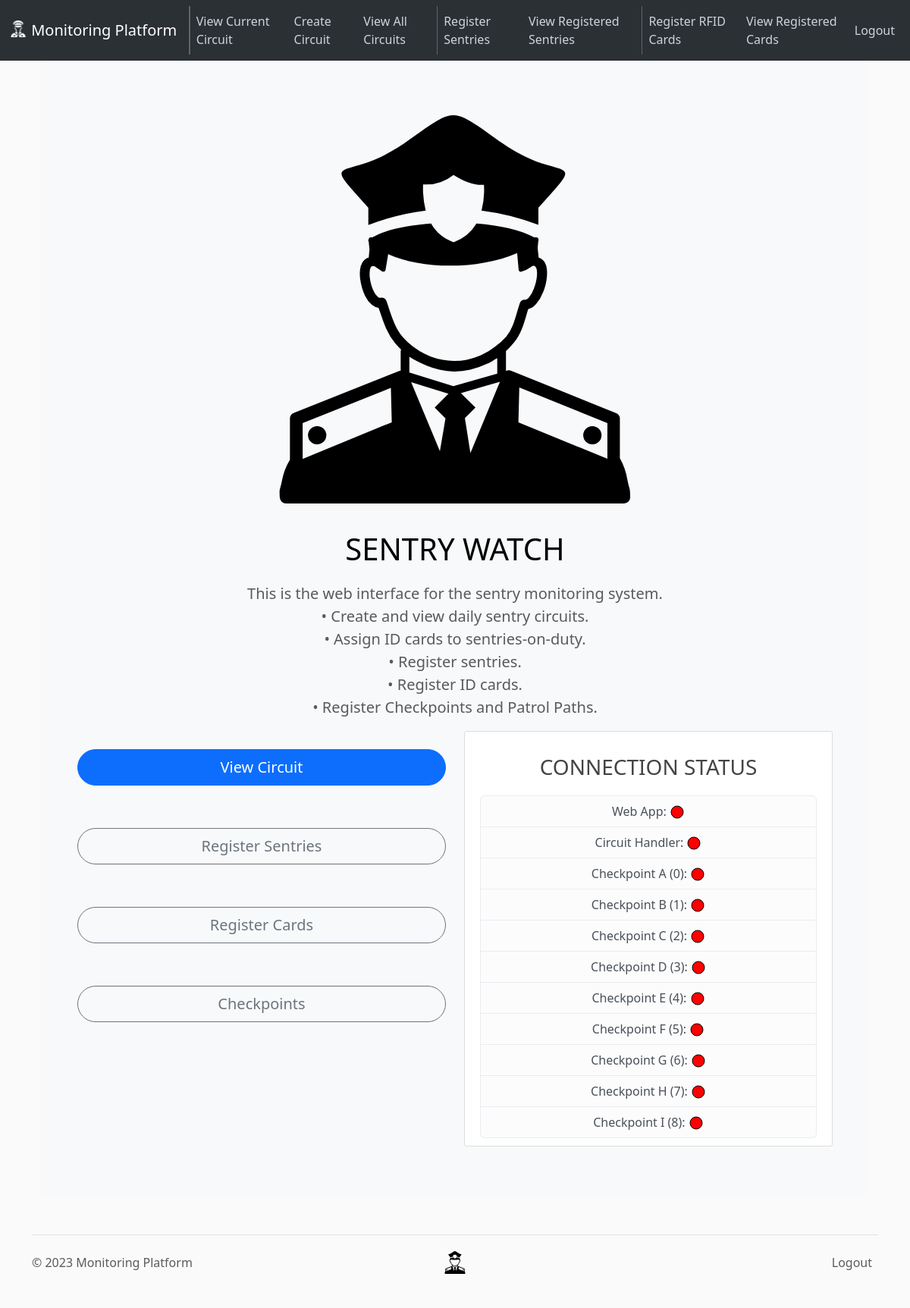
Screenshot of /home (signed in) with the database file from the repository.
### app/models.py (models this page shows, shortened)
class Checkpoint(db.Model):
    __tablename__ = "checkpoints"
    id = Column(Integer, primary_key=True, autoincrement=True)
    name = Column(String(50), unique=True, nullable=False)
    patrol_paths_in = relationship(
        "PatrolPath",
        foreign_keys="PatrolPath.chkpt_src",
        backref="src_checkpoint",
        cascade="all, delete",
    )
    patrol_paths_out = relationship(
        "PatrolPath",
        foreign_keys="PatrolPath.chkpt_dest",
        backref="dest_checkpoint",
        cascade="all, delete",
    )

### app/routes.py (the view, shortened to what this page needs)
@app.route("/", methods=["GET", "POST"])
@app.route("/home", methods=["GET", "POST"])
def home():
    form = LoginForm()
    return render_template(
        "home.html",
        title="Home",
        form=form,
        app_connected=APP_CONNECTED,
        handler_connected=HANDLER_CONNECTED,
        chk_connected=CHK_CONNECTED,
        alarm_triggered=ALARM_TRIGGERED,
    )

### app/models.py (called while the page is built)
@login_manager.user_loader
def load_supervisor(supervisor_id):
    return Supervisor.query.get(int(supervisor_id))

### app/templates/home.html (shortened to what this page needs)
{% extends 'layout.html' %} {% block content %}
<div class="container my-5">
  <div class="p-5 text-center bg-body-tertiary rounded-3">
    <svg
      class="bi mt-4 mb-3"
      style="color: var(--bs-indigo)"
      width="512"
      height="512"
    >
      <image
        href="{{ url_for('static', filename='guard.svg') }}"
        height="512"
        width="512"
      />
    </svg>
    <h1 class="text-body-emphasis">SENTRY WATCH</h1>
    <p class="col-lg-8 mx-auto fs-5 text-muted">
      This is the web interface for the sentry monitoring system.<br />
      &bull; Create and view daily sentry circuits.<br />
      &bull; Assign ID cards to sentries-on-duty.<br />
      &bull; Register sentries.<br />
      &bull; Register ID cards.<br />
      &bull; Register Checkpoints and Patrol Paths.<br />
    </p>
    {% if current_user.is_authenticated %}
    <div class="row">
      <div class="col-md-6">
        <div class="d-flex flex-column gap-2 mb-5">
          <a
            class="align-items-center btn btn-primary btn-lg px-4 my-4 rounded-pill"
            href="{{ url_for('view_current_route') }}"
          >
            View Circuit
          </a>
          <a
            class="btn btn-outline-secondary btn-lg px-4 my-4 rounded-pill"
            href="{{ url_for('register_sentry') }}"
          >
            Register Sentries
          </a>
          <a
            class="btn btn-outline-secondary btn-lg px-4 my-4 rounded-pill"
            href="{{ url_for('register_card') }}"
          >
            Register Cards
          </a>
          <a
            class="btn btn-outline-secondary btn-lg px-4 my-4 rounded-pill"
            href="{{ url_for('handle_checkpoint') }}"
          >
            Checkpoints
          </a>
        </div>
      </div>
      <div class="col-md-6">{% include 'connection-status.html' %}</div>
    </div>
    {% endif %}
  </div>
</div>
{% endblock content %}

### app/templates/connection-status.html
<div class="content-section">
  <h3>CONNECTION STATUS</h3>
  <ul class="list-group">
    <li class="list-group-item list-group-item-light">
      Web App:
      <svg height="20" width="20">
        {% if app_connected %}{% include 'green-circle.html' %}{% else %}{%
        include 'red-circle.html' %}{% endif %}
      </svg>
    </li>
    <li class="list-group-item list-group-item-light">
      Circuit Handler:
      <svg height="20" width="20">
        {% if handler_connected %}{% include 'green-circle.html' %}{% else %}{%
        include 'red-circle.html' %}{% endif %}
      </svg>
    </li>
    {% for chkpt_id, details in chk_connected.items() %}
    <li class="list-group-item list-group-item-light">
      {{ details["name"] }} ({{ chkpt_id }}):
      <svg height="20" width="20">
        {% if details["conn"] %}{% include 'green-circle.html' %}{% else %} {% include
        'red-circle.html' %}{% endif %}
      </svg>
    </li>
    {% endfor %}
  </ul>
</div>

### app/static/main.css (style rules this page uses)
body { background: #fafafa; color: #333333; margin-top: 5rem; }
h1, h2, h3, h4, h5, h6 { color: #444444; margin: 20px; }
.content-section { background: #ffffff; padding: 10px 20px; border: 1px solid #dddddd; border-radius: 3px; margin-bottom: 20px; }

### rows the page displays
Checkpoint: name "Checkpoint A"
Checkpoint: name "Checkpoint B"
Checkpoint: name "Checkpoint C"
Checkpoint: name "Checkpoint D"
Checkpoint: name "Checkpoint E"
Checkpoint: name "Checkpoint F"
Checkpoint: name "Checkpoint G"
Checkpoint: name "Checkpoint H"
Checkpoint: name "Checkpoint I"

### other values shown
{{ chkpt_id }} "0" "1" "2" "3" "4" "5" "6" "7" "8"
